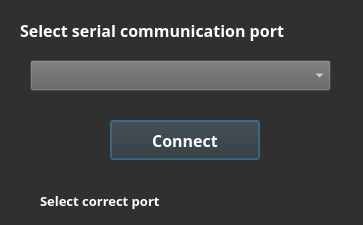
<?xml version="1.0" encoding="UTF-8"?>
<ui version="4.0">
 <class>Dialog</class>
 <widget class="QDialog" name="Dialog">
  <property name="geometry">
   <rect>
    <x>0</x>
    <y>0</y>
    <width>363</width>
    <height>225</height>
   </rect>
  </property>
  <property name="windowTitle">
   <string>Communication</string>
  </property>
  <property name="styleSheet">
   <string notr="true">background-color: rgb(48, 48, 48);</string>
  </property>
  <widget class="QLabel" name="label">
   <property name="geometry">
    <rect>
     <x>20</x>
     <y>20</y>
     <width>341</width>
     <height>21</height>
    </rect>
   </property>
   <property name="font">
    <font>
     <family>Century Gothic</family>
     <pointsize>12</pointsize>
     <weight>75</weight>
     <bold>true</bold>
    </font>
   </property>
   <property name="styleSheet">
    <string notr="true">color: rgb(255, 255, 255);</string>
   </property>
   <property name="text">
    <string>Select serial communication port</string>
   </property>
  </widget>
  <widget class="QComboBox" name="comboBox">
   <property name="geometry">
    <rect>
     <x>30</x>
     <y>60</y>
     <width>301</width>
     <height>31</height>
    </rect>
   </property>
   <property name="styleSheet">
    <string notr="true">background-color: rgb(96, 96, 96);
font: 75 12pt &quot;Century Gothic&quot;;
color: rgb(255, 255, 255);</string>
   </property>
  </widget>
  <widget class="QPushButton" name="pushButton">
   <property name="geometry">
    <rect>
     <x>110</x>
     <y>120</y>
     <width>150</width>
     <height>40</height>
    </rect>
   </property>
   <property name="minimumSize">
    <size>
     <width>150</width>
     <height>40</height>
    </size>
   </property>
   <property name="font">
    <font>
     <family>Century Gothic</family>
     <pointsize>12</pointsize>
     <weight>75</weight>
     <bold>true</bold>
    </font>
   </property>
   <property name="styleSheet">
    <string notr="true">color: rgb(255, 255, 255);</string>
   </property>
   <property name="text">
    <string>Connect</string>
   </property>
  </widget>
  <widget class="QLabel" name="messageLabel">
   <property name="geometry">
    <rect>
     <x>40</x>
     <y>190</y>
     <width>281</width>
     <height>21</height>
    </rect>
   </property>
   <property name="font">
    <font>
     <family>Century Gothic</family>
     <pointsize>10</pointsize>
     <weight>75</weight>
     <bold>true</bold>
    </font>
   </property>
   <property name="styleSheet">
    <string notr="true">color: rgb(255, 255, 255);</string>
   </property>
   <property name="text">
    <string>Select correct port</string>
   </property>
  </widget>
 </widget>
 <resources/>
 <connections/>
</ui>
